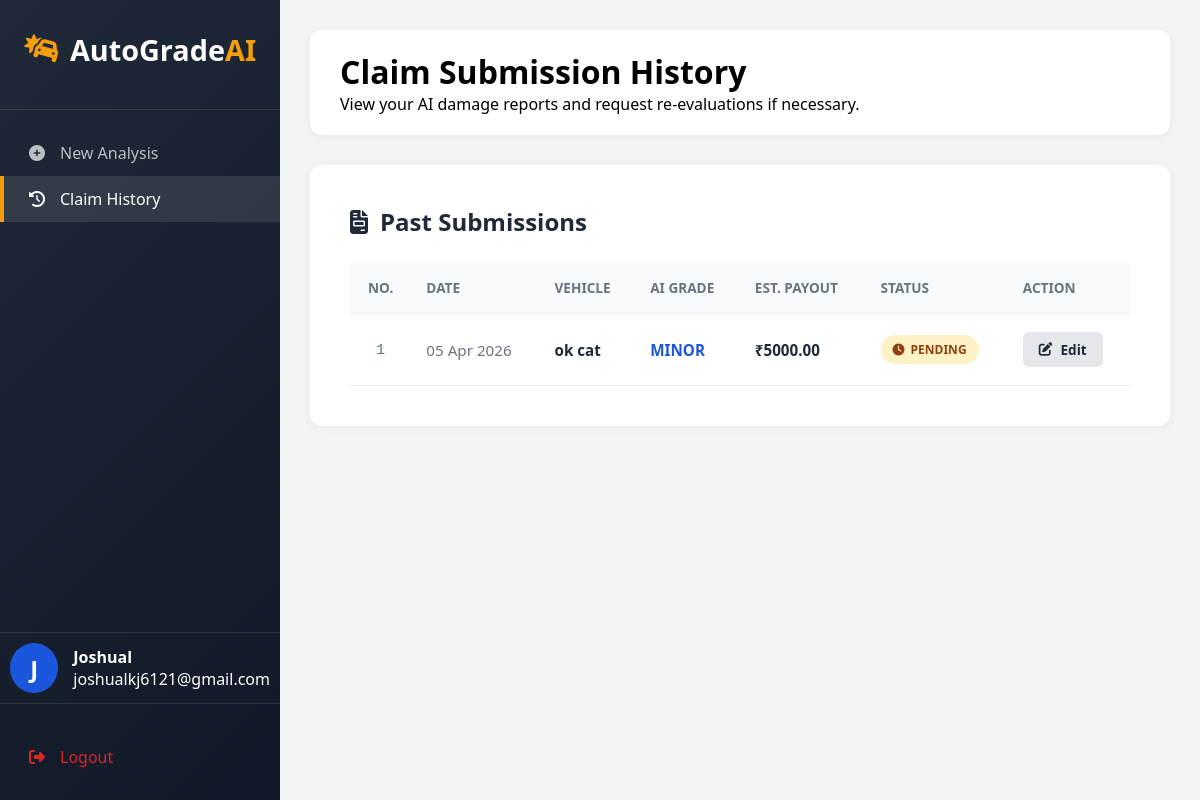
The app's page /claim-history/ (signed in) with its own data.
### my_admin/models.py (models this page shows)
class DamageAnalysis(models.Model):
    user = models.ForeignKey(User, on_delete=models.CASCADE, related_name='claims')
    agent = models.ForeignKey(User, on_delete=models.SET_NULL, null=True, blank=True, related_name='tasks')
    damage_level = models.CharField(max_length=20, default='TBD')
    total_damage_factor = models.FloatField(default=0.0)
    detected_parts = models.CharField(max_length=255, null=True, blank=True)
    car_details = models.CharField(max_length=100)
    status = models.CharField(max_length=20, default='Pending')  # Pending, Approved, Appealed, Escalated
    market_value = models.DecimalField(max_digits=12, decimal_places=2, default=0)
    estimated_claim = models.DecimalField(max_digits=12, decimal_places=2, default=0)
    minor_coeff = models.FloatField(default=0.025)
    moderate_coeff = models.FloatField(default=0.05)
    major_coeff = models.FloatField(default=0.1)
    agent_comment = models.TextField(null=True, blank=True)
    user_appeal_reason = models.TextField(null=True, blank=True)
    appeal_count = models.IntegerField(default=0)
    created_at = models.DateTimeField(auto_now_add=True)
    updated_at = models.DateTimeField(auto_now=True)

### my_admin/views.py (the view)
# urls.py: path('claim-history/', views.claim_history, name='claim_history'),
@login_required
def claim_history(request):
    my_claims = DamageAnalysis.objects.filter(user=request.user).order_by('-updated_at')
    return render(request, "ClaimHistory.html", {'claims': my_claims})

### my_admin/templates/ClaimHistory.html (shortened to what this page needs)
<!DOCTYPE html>
<html lang="en">
<head>
    <link rel="stylesheet" href="https://cdnjs.cloudflare.com/ajax/libs/font-awesome/6.4.0/css/all.min.css">
</head>
<body>
    <div class="sidebar">
        <div class="sidebar-header">
            <div class="logo"><i class="fas fa-car-crash"></i><span>AutoGrade<span>AI</span></span></div>
        </div>
        <div class="nav-menu">
            <a href="{% url 'admin_dashboard' %}" class="nav-item">
                <i class="fas fa-plus-circle"></i><span>New Analysis</span>
            </a>
            <a href="{% url 'claim_history' %}" class="nav-item active">
                <i class="fas fa-history"></i><span>Claim History</span>
            </a>
        </div>
        <div class="sidebar-footer">
            <div class="user-info">
                <div class="user-avatar">{{ user.first_name|slice:":1" }}</div>
                <div class="user-details">
                <h4>{{ user.first_name }}</h4>
                <p>{{ user.email }}</p>
                </div>
            </div>
            <a href="{% url 'my_logout' %}" class="nav-item" style="color: var(--danger); margin-top: 30px;">
                <i class="fas fa-sign-out-alt"></i><span>Logout</span>
            </a>
        </div>
    </div>
    <div class="main-content">
        <div class="top-bar">
            <h1>Claim Submission History</h1>
            <p>View your AI damage reports and request re-evaluations if necessary.</p>
        </div>
        <div class="history-section">
            <h2 class="section-title"><i class="fas fa-file-invoice"></i> Past Submissions</h2>
            <table>
                <thead>
                    <tr>
                        <th style="text-align: center;">NO.</th>
                        <th>Date</th>
                        <th>Vehicle</th>
                        <th>AI Grade</th>
                        <th>Est. Payout</th>
                        <th>Status</th>
                        <th>Action</th>
                    </tr>
                </thead>
                <tbody>
                    {% for claim in claims %}
                    <tr>
                        <td style="padding: 10px; color: #64748b; font-family: monospace;text-align: center;">
                            {{ forloop.counter }}
                        </td>
                        <td style="color: var(--gray);">{{ claim.updated_at|date:"d M Y" }}</td>
                        <td style="font-weight: 700;">{{ claim.car_details }}</td>
                        <td><strong style="color: var(--primary);">{{ claim.damage_level|upper }}</strong></td>
                        <td style="font-weight: 700;">₹{{ claim.estimated_claim|floatformat:2 }}</td>
                        <td>
                            {% if claim.status == 'Pending' %}
                                <span class="badge badge-pending"><i class="fas fa-clock"></i> PENDING</span>
                            {% elif claim.status == 'Approved' %}
                                <span class="badge badge-success" style="background:#dcfce7; color:#166534;"><i class="fas fa-check-circle"></i> APPROVED</span>
                            {% elif claim.status == 'Escalated' %}
                                <span class="badge badge-danger" style="background:#fee2e2; color:#991b1b;"><i class="fas fa-gavel"></i> ESCALATED</span>
                            {% else %}
                                <span class="badge badge-appealed" style="background:#e0e7ff; color:#3730a3;"><i class="fas fa-sync"></i> {{ claim.status|upper }}</span>
                            {% endif %}
                        </td>
                        <td>
                            {% if claim.status == 'Pending' %}
                                <a href="{% url 'user_edit_claim' claim.id %}" class="btn-action btn-edit">
                                    <i class="fas fa-edit"></i> Edit
                                </a>
                            {% elif claim.appeal_count >= 2 and claim.status != 'Approved' %}
                                <a href="{% url 'claim_details' claim.id %}" class="btn-action" style="background: var(--danger); color:white;">
                                    <i class="fas fa-exclamation-triangle"></i> Escalate
                                </a>
                            {% else %}
                                <a href="{% url 'claim_details' claim.id %}" class="btn-action btn-view">
                                    <i class="fas fa-eye"></i> View & Appeal
                                </a>
                            {% endif %}
                        </td>
                    </tr>
                    {% empty %}
                    <tr>
                        <td colspan="6" style="padding: 60px; text-align: center; color: var(--gray);">
                            <p>No claims found in your history.</p>
                        </td>
                    </tr>
                    {% endfor %}
                </tbody>
            </table>
        </div>
    </div>
</body>
</html>

### my_admin/templates/ClaimHistory.html (style rules this page uses)
* { margin: 0; padding: 0; box-sizing: border-box; font-family: 'Segoe UI', Tahoma, Geneva, Verdana, sans-serif; }
:root { --primary: #1a56db; --primary-dark: #1e429f; --secondary: #f59e0b; --dark: #1f2937; --light: #f9fafb; --gray: #6b7280; --danger: #dc2626; --success: #10b981; --transition: all 0.3s ease; }
body { background-color: #f3f4f6; display: flex; min-height: 100vh; }
.sidebar { width: 280px; background: linear-gradient(135deg, var(--dark) 0%, #111827 100%); color: white; position: fixed; height: 100vh; z-index: 100; display: flex; flex-direction: column; }
.sidebar-footer { padding-bottom: 20px; border-top: 1px solid rgba(255,255,255,0.1); margin-top: auto; }
.sidebar-header { padding: 30px 20px; text-align: center; border-bottom: 1px solid rgba(255,255,255,0.1); }
.sidebar-header .logo { display: flex; align-items: center; justify-content: center; gap: 10px; font-size: 1.8rem; font-weight: 700; color: white; margin-bottom: 10px; }
.sidebar-header .logo i { color: var(--secondary); }
.sidebar-header .logo span span { color: var(--secondary); }
.user-info { padding: 10px; display: flex; align-items: center; gap: 15px; border-bottom: 1px solid rgba(255,255,255,0.1); }
.user-avatar { width: 50px; height: 50px; background: var(--primary); border-radius: 50%; display: flex; align-items: center; justify-content: center; font-size: 1.5rem; font-weight: 600; color: white; text-transform: uppercase; }
.nav-menu { padding: 20px 0; flex-grow: 1; }
.nav-item { padding: 12px 25px; display: flex; align-items: center; gap: 15px; color: rgba(255,255,255,0.7); text-decoration: none; transition: var(--transition); border-left: 4px solid transparent; }
.nav-item:hover, .nav-item.active { background: rgba(255,255,255,0.1); color: white; border-left-color: var(--secondary); }
.main-content { flex: 1; margin-left: 280px; padding: 30px; }
.top-bar { background: white; border-radius: 12px; padding: 20px 30px; margin-bottom: 30px; box-shadow: 0 2px 10px rgba(0,0,0,0.05); }
.history-section { background: white; border-radius: 12px; padding: 40px; box-shadow: 0 2px 10px rgba(0,0,0,0.05); }
.section-title { margin-bottom: 25px; display: flex; align-items: center; gap: 12px; color: var(--dark); }
table { width: 100%; border-collapse: collapse; }
th { text-align: left; padding: 15px; background-color: #f8fafc; color: var(--gray); font-size: 0.85rem; text-transform: uppercase; border-bottom: 2px solid #edf2f7; }
td { padding: 18px 15px; border-bottom: 1px solid #edf2f7; color: var(--dark); font-size: 0.95rem; }
.badge { padding: 6px 12px; border-radius: 20px; font-size: 0.75rem; font-weight: 700; display: inline-flex; align-items: center; gap: 6px; }
.badge-pending { background: #fef3c7; color: #92400e; }
.btn-action { padding: 8px 16px; border-radius: 6px; text-decoration: none; font-weight: 600; font-size: 0.85rem; transition: var(--transition); display: inline-flex; align-items: center; gap: 8px; }
.btn-edit { background: #e5e7eb; color: var(--dark); }

### records on screen
DamageAnalysis: updated_at "05 Apr 2026", car_details "ok cat", damage_level "MINOR", estimated_claim "5000.00", status "Pending" (drawn)

### other values on screen
{{ user.first_name|slice:":1" }} "J"
{{ user.first_name }} "Joshual"
{{ user.email }} "joshualkj6121@gmail.com"
